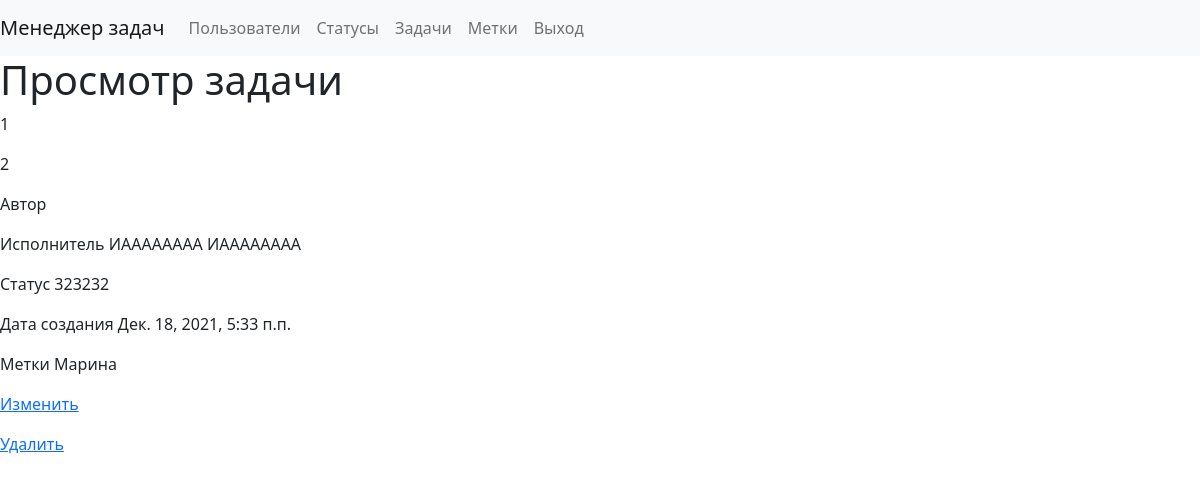
Screenshot of /tasks/11 (signed in) with the database file from the repository.
### task_manager/tasks/models.py (models this page shows)
class Task(models.Model):
    name = models.CharField(max_length=100)
    description = models.CharField(max_length=100, null=True)
    executor = models.ForeignKey(User, related_name='executor',
                                 on_delete=models.CASCADE, null=True)
    author = models.ForeignKey(User, related_name='author',
                               on_delete=models.CASCADE, editable=False)
    status = models.ForeignKey(Status, on_delete=models.CASCADE)
    created_at = models.DateTimeField(auto_now_add=True)
    labels = models.ManyToManyField('labels.Label',
                                    related_name='labels', blank=True)
    objects = models.Manager()

### task_manager/statuses/models.py (models this page shows, shortened)
class Status(models.Model):
    name = models.CharField(max_length=100)
    created_at = models.DateTimeField(auto_now_add=True)
    objects = models.Manager()

### task_manager/labels/models.py (models this page shows, shortened)
class Label(models.Model):
    name = models.CharField(max_length=100)
    created_at = models.DateTimeField(auto_now_add=True)
    tasks = models.ManyToManyField('tasks.Task')
    objects = models.Manager()

### task_manager/tasks/views.py (the view)
# urls.py: path('<int:pk>', views.TaskDetail.as_view(), name='task/detail'),
class TaskDetail(LoginRequiredMixin, DetailView):
    model = Task
    template_name = 'task_detail_form.html'
    form_class = TaskDetailForm
    context_object_name = 'task'

### task_manager/tasks/templates/task_detail_form.html (shortened to what this page needs)
{% extends 'task_manager/base.html' %}
{% load i18n %}
{% load widget_tweaks %}
{% block content %}
<h1>{% trans "Просмотр задачи" %}</h1>
<p>{{ task.name }}<p>
<p>{{ task.description }}<p>
<p>{% trans "Автор" %} {{ task.author.first_name|add:" "|add:task.author.last_name}}</p>
<p>{% trans "Исполнитель" %} {{ task.executor.first_name|add:" "|add:task.executor.last_name}}</p>
<p>{% trans "Статус" %} {{ task.status.name}}</p>
<p>{% trans "Дата создания" %} {{ task.created_at}}</p>
    {% if task.labels.all %}
        <p>{% trans "Метки" %}
            {% for label in task.labels.all %}
                {{ label.name }}
            {% endfor %}</p>
    {% endif %}
<p><a href="{% url 'task/update' task.id %}">Изменить</a></p>
<p><a href="{% url 'task/delete' task.id %}">Удалить</a></p>
{% endblock %}

### rows the page displays
Task: name "1", description "2", executor.first_name|add "ИАААААААА ИАААААААА", status.name "323232", created_at "Дек. 18, 2021, 5:33 п.п."
Label: name "Марина"
